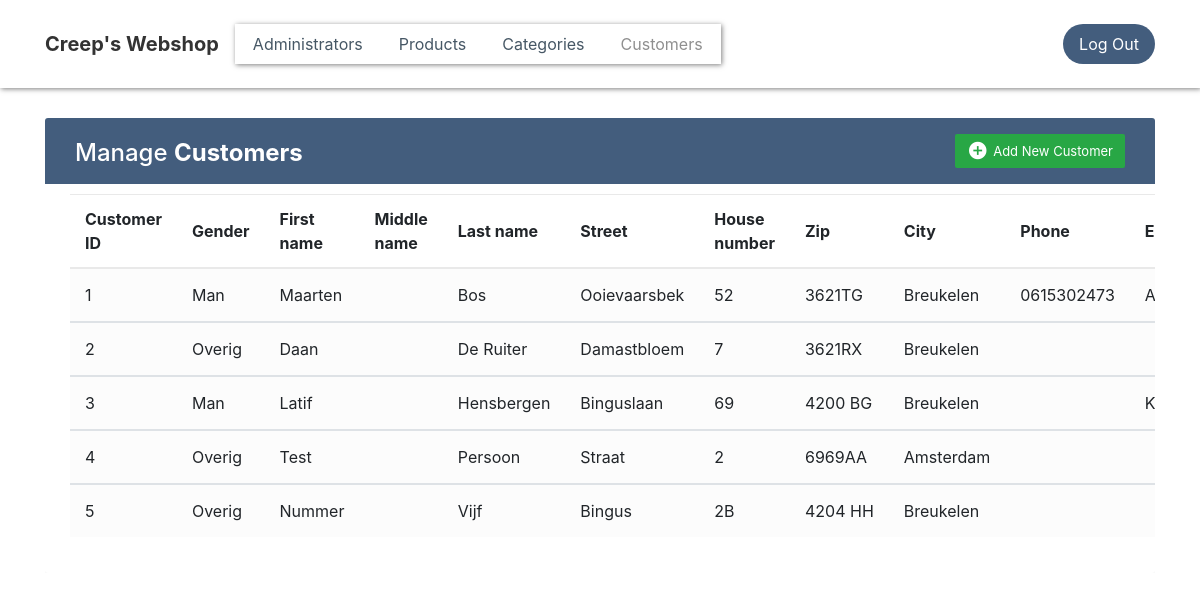
Page /admin/customers/index.php (signed in) on the committed database.
### tables this page shows
CREATE TABLE `customer` (
  `customer_id` int(11) UNSIGNED NOT NULL,
  `gender` varchar(255) NOT NULL,
  `first_name` varchar(255) NOT NULL,
  `middle_name` varchar(255) DEFAULT NULL,
  `last_name` varchar(255) NOT NULL,
  `street` varchar(255) NOT NULL,
  `house_number` int(11) NOT NULL,
  `house_number_addon` varchar(255) DEFAULT NULL,
  `zip_code` varchar(255) NOT NULL,
  `city` varchar(255) NOT NULL,
  `phone` varchar(255) DEFAULT NULL,
  `emailadres` varchar(255) DEFAULT NULL,
  `password` varchar(255) DEFAULT NULL,
  `newsletter_subscription` tinyint(1) NOT NULL,
  `date_added` datetime NOT NULL DEFAULT CURRENT_TIMESTAMP
);

### admin/customers/index.php (the view, shortened to what this page needs)
<?php
    include('../core/header.php');
?>
    <nav class="navbar navbar-light navbar-expand-md navigation-clean-button">
        <div class="container"><a class="navbar-brand" href="/">Creep's Webshop</a>
            <div class="collapse navbar-collapse" id="navcol-1">
                <ul class="nav navbar-nav mr-auto">
                    <li class="nav-item"><a class="nav-link" href="../users/">Administrators</a></li>
                    <li class="nav-item"><a class="nav-link" href="../products/">Products</a></li>
                    <li class="nav-item"><a class="nav-link" href="../categories/">Categories</a></li>
                    <li class="nav-item"><a class="nav-link active" href="../customers/">Customers</a></li>
                </ul><span class="navbar-text actions"> <a class="btn btn-light action-button" role="button" href="../logout.php">Log Out</a></span>
            </div>
        </div>
    </nav>
    <div class="container-xl">
	    <div class="table-responsive">
		    <div class="table-wrapper">
			    <div class="table-title">
				    <div class="row">
					    <div class="col-sm-6">
						    <h2>Manage <b>Customers</b></h2>
					    </div>
					    <div class="col-sm-6">
						    <a href="add_customer.php" class="btn btn-success"><i class="material-icons">&#xE147;</i> <span>Add New Customer</span></a>
					    </div>
				    </div>
			    </div>
			    <table class="table table-striped table-hover">
				    <thead>
                    <?php
                        $usiqry = $con->prepare("SELECT c.customer_id, c.gender, c.first_name, c.middle_name, c.last_name, c.street, c.house_number, c.house_number_addon, c.zip_code, c.city, c.phone, c.emailadres, s.subscribe_type, c.date_added FROM customer AS c, gender AS g, subscribe AS s WHERE c.gender = g.gender_type AND c.newsletter_subscription = s.subscribe_id ORDER BY c.customer_id");
                        if ($usiqry === false) {
                            trigger_error(mysqli_error($con));
                        } else {
                            $usiqry->bind_result($customerId, $customerGender, $customerFirstName, $customerMiddleName, $customerLastName, $customerStreet, $customerHouseNumber, $customerHouseNumberAddon, $customerZipCode, $customerCity, $customerPhone, $customerEmail, $customerNewsletter, $customerDate);
                            if ($usiqry->execute()) {
                                $usiqry->store_result();
                                echo '<tr>
                                      <th>Customer ID</th>
                                      <th>Gender</th>
                                      <th>First name</th>
                                      <th>Middle name</th>
                                      <th>Last name</th>
                                      <th>Street</th>
                                      <th>House number</th>
                                      <th>Zip</th>
                                      <th>City</th>
                                      <th>Phone</th>
                                      <th>E-mail</th>
                                      <th>Subbed</th>
                                      <th>Date added</th>
                                      <th>Actions</th>
                                      </tr>';
                                while ($usiqry->fetch() ) { ?>
				    </thead>
				    <tbody>
                    <tr>
                        <td><?php echo $customerId; ?></td>
                        <td><?php echo $customerGender; ?></td>
                        <td><?php echo $customerFirstName; ?></td>
                        <td><?php echo $customerMiddleName; ?></td>
                        <td><?php echo $customerLastName; ?></td>
                        <td><?php echo $customerStreet; ?></td>
                        <td><?php echo $customerHouseNumber, $customerHouseNumberAddon; ?></td>
                        <td><?php echo $customerZipCode; ?></td>
                        <td><?php echo $customerCity; ?></td>
                        <td><?php echo $customerPhone; ?></td>
                        <td><?php echo $customerEmail; ?></td>
                    </tr>
                    <?php
                                }
                                echo '</table>';
                            }
                    } ?>
		    </div>
	    </div>
    </div>
<?php
    include('../core/footer.php');
?>

### assets/css/style.css (style rules this page uses)
* { padding: 0; margin: 0; }
body { background-color: white; }
body .navigation-clean-button { background: #fff; padding-top: .75rem; padding-bottom: .75rem; color: #333; border-radius: 0; -webkit-box-shadow: none; box-shadow: none; border: none; margin-bottom: 0; }
body .navigation-clean-button .navbar-brand { font-weight: bold; color: inherit; }
body .navigation-clean-button .navbar-collapse { border-top-color: #ddd; }
body .navigation-clean-button .navbar-nav { -webkit-box-shadow: 1px 1px 5px rgba(0, 0, 0, 0.5); box-shadow: 1px 1px 5px rgba(0, 0, 0, 0.5); }
body .navigation-clean-button .navbar-nav a.active { background: none; -webkit-box-shadow: none; box-shadow: none; }
body .navigation-clean-button .navbar-text .action-button { background: #435d7d; border-radius: 20px; font-size: inherit; color: #fff; -webkit-box-shadow: none; box-shadow: none; border: none; text-shadow: none; padding: .5rem 1rem; -webkit-transition: background-color 0.25s; transition: background-color 0.25s; font-size: inherit; }
body .navigation-clean-button.navbar-light .navbar-nav a.active { color: #8f8f8f; -webkit-box-shadow: none; box-shadow: none; background: none; pointer-events: none; }
body .navigation-clean-button.navbar-light .navbar-nav .nav-link { color: #465765; }
body .navigation-clean-button.navbar { -webkit-box-shadow: 1px 1px 5px rgba(0, 0, 0, 0.5); box-shadow: 1px 1px 5px rgba(0, 0, 0, 0.5); }
body .navigation-clean-button.navbar .navbar-nav .nav-link { padding-left: 18px; padding-right: 18px; }
@media (min-width: 768px) { body .navigation-clean-button { padding-top: 1rem; padding-bottom: 1rem; } }
body .table-responsive { margin: 30px 0; }
body .table-wrapper { background: #fff; padding: 20px 25px; border-radius: 3px; min-width: 1000px; -webkit-box-shadow: 0 1px 1px rgba(0, 0, 0, 0.05); box-shadow: 0 1px 1px rgba(0, 0, 0, 0.05); }
body .table-title { padding-bottom: 15px; background: #435d7d; color: #fff; padding: 16px 30px; min-width: 100%; margin: -20px -25px 10px; border-radius: 3px 3px 0 0; }
body .table-title h2 { margin: 5px 0 0; font-size: 24px; }
body .table-title .btn { color: #fff; float: right; font-size: 13px; border: none; min-width: 50px; border-radius: 2px; border: none; outline: none !important; margin-left: 10px; }
body .table-title .btn i { float: left; font-size: 21px; margin-right: 5px; }
body .table-title .btn span { float: left; margin-top: 2px; }
body table.table tr th { border-color: #e9e9e9; padding: 12px 15px; vertical-align: middle; }
body table.table tr th:first-child { width: 60px; }
body table.table tr td { border-color: #e9e9e9; padding: 12px 15px; vertical-align: middle; overflow: hidden; white-space: nowrap; text-overflow: ellipsis; max-width: 150px; text-transform: capitalize; }
body table.table-striped tbody tr:nth-of-type(odd) { background-color: #fcfcfc; }

### rows in the picture
customer: customer_id "1", gender "Man", first_name "Maarten", last_name "Bos", street "Ooievaarsbek", house_number "52", zip_code "3621TG", city "Breukelen", phone "0615302473", emailadres "Arieisraargek…"
customer: customer_id "2", gender "Overig", first_name "Daan", last_name "De Ruiter", street "Damastbloem", house_number "7", zip_code "3621RX", city "Breukelen"
customer: customer_id "3", gender "Man", first_name "Latif", last_name "Hensbergen", street "Binguslaan", house_number "69", zip_code "4200 BG", city "Breukelen", emailadres "Kir@crybaby.…"
customer: customer_id "4", gender "Overig", first_name "Test", last_name "Persoon", street "Straat", house_number "2", zip_code "6969AA", city "Amsterdam"
customer: customer_id "5", gender "Overig", first_name "Nummer", last_name "Vijf", street "Bingus", house_number "2", house_number_addon "B", zip_code "4204 HH", city "Breukelen"
